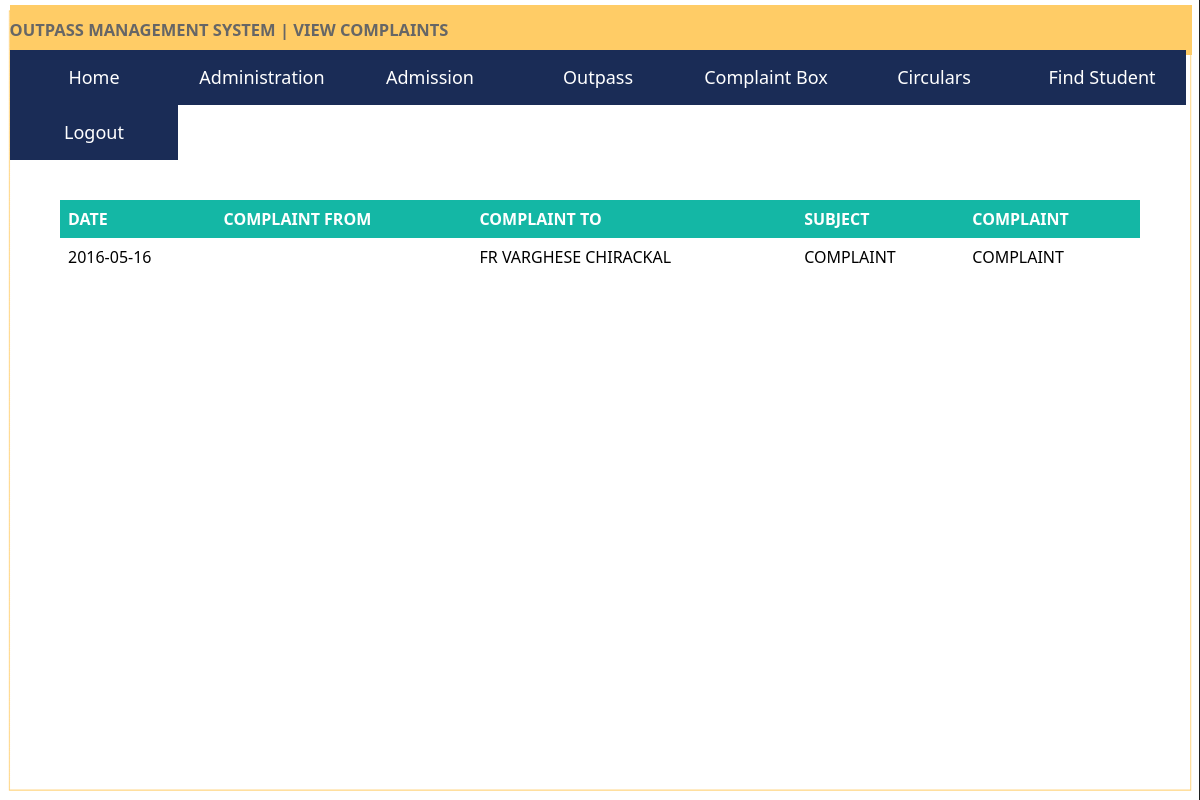
Page /complaintbox.php (signed in) on the committed database.
### tables this page shows
CREATE TABLE IF NOT EXISTS `complaint` (
  `admno` int(11) NOT NULL,
  `complaintid` int(11) NOT NULL AUTO_INCREMENT,
  `curdate` date NOT NULL,
  `wname` varchar(25) NOT NULL,
  `sub` varchar(50) NOT NULL,
  `content` varchar(300) NOT NULL,
  PRIMARY KEY (`complaintid`)
);

### complaintbox.php (the view, shortened to what this page needs)
<?php
if(isset($_SESSION['type'])&& $_SESSION['type']==1)
{
?>
<!doctype html>
<html>
<head>
<link href="pages/CSS/Menu.css" rel="stylesheet" type="text/css" />
<link href="pages/CSS/Main.css" rel="stylesheet" type="text/css" />
<link href="OutpassStatus.css" rel="stylesheet" type="text/css" />
</head>
<body>
<div id="lamhead">
<h2> <span id="head">OUTPASS MANAGEMENT SYSTEM |</span> VIEW COMPLAINTS </h2></div>
 <img class="back1" src="Picture2.png" width="1366" height="768">
<div id="MenuHolder">
<nav>
<ul>
<li ><a href="wardenhome.php">Home</a></li>
<li ><a href="#">Administration</a>
</li>
<li ><a href="Admission Verfication.php">Admission </a>
</li>
<li ><a href="#">Outpass</a>
</li>
<li ><a href="complaintbox.php">Complaint Box</a>
<li><a href="ComposeCircularbyWarden.php"> Circulars </a></li>
</li>
<li ><a href="Findstudentinputpageforwarrden.php">Find Student</a>
<li ><a href="logout.php">Logout</a></li>
</ul>
</nav>
</div>
</body>
<table>
  <tr>
    <th>Date</th>
   <th> Complaint From </th>
    <th> Complaint To </th>
    <th>Subject</th>
    <th>Complaint</th>
    </tr>
 <?php
	  $query = mysql_query("SELECT * FROM complaint");
	while ($row=mysql_fetch_array($query))
	{
		$a = $row[2];
		$b = $row[0];
		$q = mysql_query("SELECT  name,branch,sem  FROM student where admno = $b");
		$r =	mysql_fetch_array($q);
		$b = $r[0].' '.$r[2].' '.$r[1];
		$c = $row[3];
		$d = $row[4];
		$e = $row[5];
		  ?>
  <tbody>
    <tr>
	  <td><?php echo $a  ;?></td>
	    <td><?php echo $b;  ?></td>
	  <td><?php echo $c ;?></td>
	  <td><?php echo $d; ?></td>
	    <td><?php echo $e; ?></td>
	  </tr>
	<?php }?>
</table>
</body>
</html>
<?php
}
else
 header("location:login.php");
 ?>

### pages/CSS/Menu.css (style rules this page uses)
nav ul { margin:0; padding:0; }
nav ul li { list-style-type: none; float: left; display: block; width: 168px; height: auto; text-align: center; line-height: 55px; font-family: Segoe, "Segoe UI", "DejaVu Sans", "Trebuchet MS", Verdana, sans-serif; font-size: 18px; }
nav ul li a { text-decoration:none; color:#FFF; background-color:#1a2c56; }
nav a { display:block; }

### pages/CSS/Main.css (style rules this page uses)
#MenuHolder { width:100%; height:auto; margin-top:5%; margin-left:10px; margin-right:10px; clear:both; overflow:auto; position:fixed; z-index:999; top:-10px; left:0px; }

### OutpassStatus.css (style rules this page uses)
table { background-color: transparent; }
th { text-align: left; }

### complaintbox.php (style rules this page uses)
.back1 { width: 100%; position: fixed; z-index: -100; height:100%; left: 0px; top: 0px; min-width: 1040px; min-height: 100%; }
#lamhead { font-family:Segoe, "Segoe UI", "DejaVu Sans", "Trebuchet MS", Verdana, sans-serif; background-color: #FFCC66; position: fixed; top: 0.6%; left: 0.8%; width: 98.5%; color:#666; font-style:normal; font-weight:normal; z-index:999; font-size: 11px; }
table { border-collapse: collapse; width: 90%; position:absolute; top:25%; left:5%; text-transform: uppercase; font-family:Segoe, "Segoe UI", "DejaVu Sans", "Trebuchet MS", Verdana, sans-serif; }
th, td { text-align: left; padding: 08px; }
th { background-color:#14B7A5; color: white; }

### rows in the picture
complaint: curdate "2016-05-16", wname "FR VARGHESE CHIRACKAL", sub "COMPLAINT", content "COMPLAINT"
